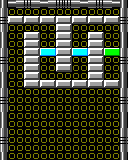

A level layout from a 2D game, rendered from its tile map. Below: a short description, then the map file with its tile-grid data intact:
An orthogonal 16x20 tile map with 8x8 px tiles, 3 tile layers (Background, Frame, Bricks), 3 tilesets.

<map version="1.4" tiledversion="1.4.2" orientation="orthogonal" renderorder="right-down" width="16" height="20" tilewidth="8" tileheight="8" infinite="0" nextlayerid="4" nextobjectid="1">
 <tileset firstgid="1" name="Patterns" tilewidth="8" tileheight="8" tilecount="25" columns="5">
  <image source="patterns.png" trans="ffffff" width="40" height="40" />
 </tileset>
 <tileset firstgid="26" name="Frame" tilewidth="8" tileheight="8" tilecount="6" columns="3">
  <image source="frame.png" width="24" height="16" />
 </tileset>
 <tileset firstgid="32" name="Bricks" tilewidth="16" tileheight="8" tilecount="10" columns="1">
  <image source="bricks.png" width="16" height="80" />
 </tileset>
 <layer id="1" name="Background" width="16" height="20">
  <data encoding="csv">
0,0,0,0,0,0,0,0,0,0,0,0,0,0,0,0,
0,6,6,6,6,6,6,6,6,6,6,6,6,6,6,0,
0,6,6,6,6,6,6,6,6,6,6,6,6,6,6,0,
0,6,6,6,6,6,6,6,6,6,6,6,6,6,6,0,
0,6,6,6,6,6,6,6,6,6,6,6,6,6,6,0,
0,6,6,6,6,6,6,6,6,6,6,6,6,6,6,0,
0,6,6,6,6,6,6,6,6,6,6,6,6,6,6,0,
0,6,6,6,6,6,6,6,6,6,6,6,6,6,6,0,
0,6,6,6,6,6,6,6,6,6,6,6,6,6,6,0,
0,6,6,6,6,6,6,6,6,6,6,6,6,6,6,0,
0,6,6,6,6,6,6,6,6,6,6,6,6,6,6,0,
0,6,6,6,6,6,6,6,6,6,6,6,6,6,6,0,
0,6,6,6,6,6,6,6,6,6,6,6,6,6,6,0,
0,6,6,6,6,6,6,6,6,6,6,6,6,6,6,0,
0,6,6,6,6,6,6,6,6,6,6,6,6,6,6,0,
0,6,6,6,6,6,6,6,6,6,6,6,6,6,6,0,
0,6,6,6,6,6,6,6,6,6,6,6,6,6,6,0,
0,6,6,6,6,6,6,6,6,6,6,6,6,6,6,0,
0,6,6,6,6,6,6,6,6,6,6,6,6,6,6,0,
0,6,6,6,6,6,6,6,6,6,6,6,6,6,6,0
</data>
 </layer>
 <layer id="2" name="Frame" width="16" height="20">
  <data encoding="csv">
26,29,30,31,30,29,30,31,31,30,29,30,31,30,29,26,
27,0,0,0,0,0,0,0,0,0,0,0,0,0,0,27,
28,0,0,0,0,0,0,0,0,0,0,0,0,0,0,28,
27,0,0,0,0,0,0,0,0,0,0,0,0,0,0,27,
26,0,0,0,0,0,0,0,0,0,0,0,0,0,0,26,
26,0,0,0,0,0,0,0,0,0,0,0,0,0,0,26,
27,0,0,0,0,0,0,0,0,0,0,0,0,0,0,27,
28,0,0,0,0,0,0,0,0,0,0,0,0,0,0,28,
27,0,0,0,0,0,0,0,0,0,0,0,0,0,0,27,
26,0,0,0,0,0,0,0,0,0,0,0,0,0,0,26,
26,0,0,0,0,0,0,0,0,0,0,0,0,0,0,26,
27,0,0,0,0,0,0,0,0,0,0,0,0,0,0,27,
28,0,0,0,0,0,0,0,0,0,0,0,0,0,0,28,
27,0,0,0,0,0,0,0,0,0,0,0,0,0,0,27,
26,0,0,0,0,0,0,0,0,0,0,0,0,0,0,26,
26,0,0,0,0,0,0,0,0,0,0,0,0,0,0,26,
27,0,0,0,0,0,0,0,0,0,0,0,0,0,0,27,
28,0,0,0,0,0,0,0,0,0,0,0,0,0,0,28,
27,0,0,0,0,0,0,0,0,0,0,0,0,0,0,27,
26,0,0,0,0,0,0,0,0,0,0,0,0,0,0,26
</data>
 </layer>
 <layer id="3" name="Bricks" width="16" height="20">
  <data encoding="csv">
0,0,0,0,0,0,0,0,0,0,0,0,0,0,0,0,
0,0,0,0,0,0,0,0,0,0,0,0,0,0,0,0,
0,38,0,38,0,38,0,38,0,38,0,38,0,38,0,0,
0,0,0,0,0,0,0,38,0,0,0,0,0,0,0,0,
0,0,0,38,0,0,0,38,0,0,0,38,0,0,0,0,
0,0,0,38,0,0,0,38,0,0,0,38,0,0,0,0,
0,0,0,38,0,33,0,38,0,33,0,38,0,36,0,0,
0,0,0,38,0,0,0,38,0,0,0,38,0,0,0,0,
0,0,0,38,0,0,0,38,0,0,0,38,0,0,0,0,
0,0,0,38,0,0,0,0,0,0,0,38,0,0,0,0,
0,0,0,38,0,38,0,38,0,38,0,38,0,38,0,0,
0,0,0,0,0,0,0,0,0,0,0,0,0,0,0,0,
0,0,0,0,0,0,0,0,0,0,0,0,0,0,0,0,
0,0,0,0,0,0,0,0,0,0,0,0,0,0,0,0,
0,0,0,0,0,0,0,0,0,0,0,0,0,0,0,0,
0,0,0,0,0,0,0,0,0,0,0,0,0,0,0,0,
0,0,0,0,0,0,0,0,0,0,0,0,0,0,0,0,
0,0,0,0,0,0,0,0,0,0,0,0,0,0,0,0,
0,0,0,0,0,0,0,0,0,0,0,0,0,0,0,0,
0,0,0,0,0,0,0,0,0,0,0,0,0,0,0,0
</data>
 </layer>
</map>